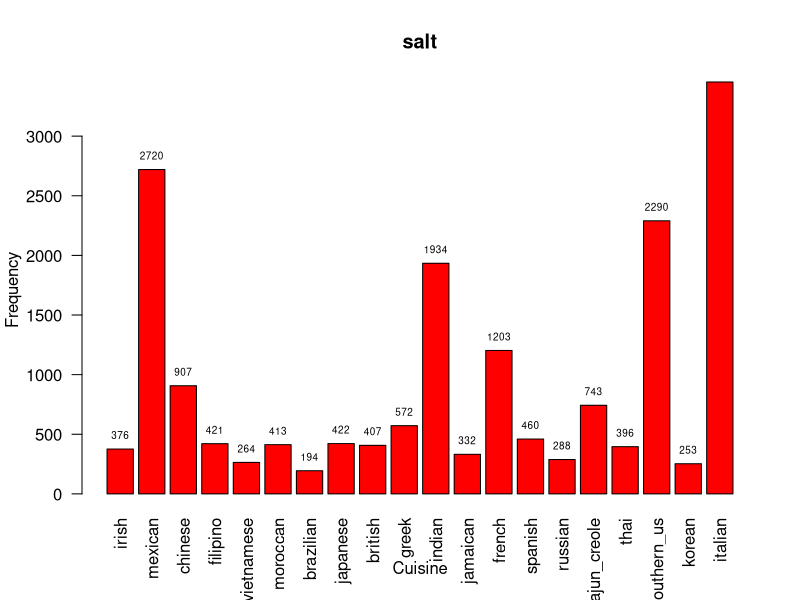
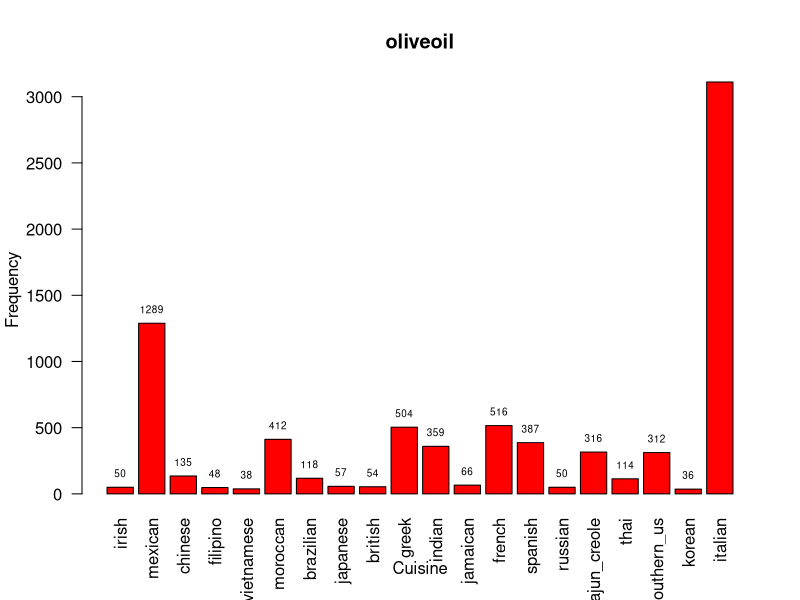
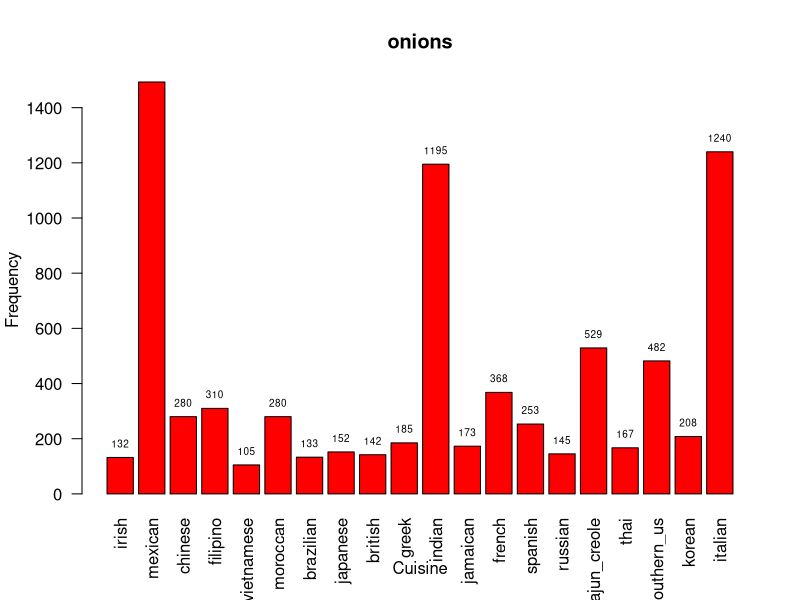
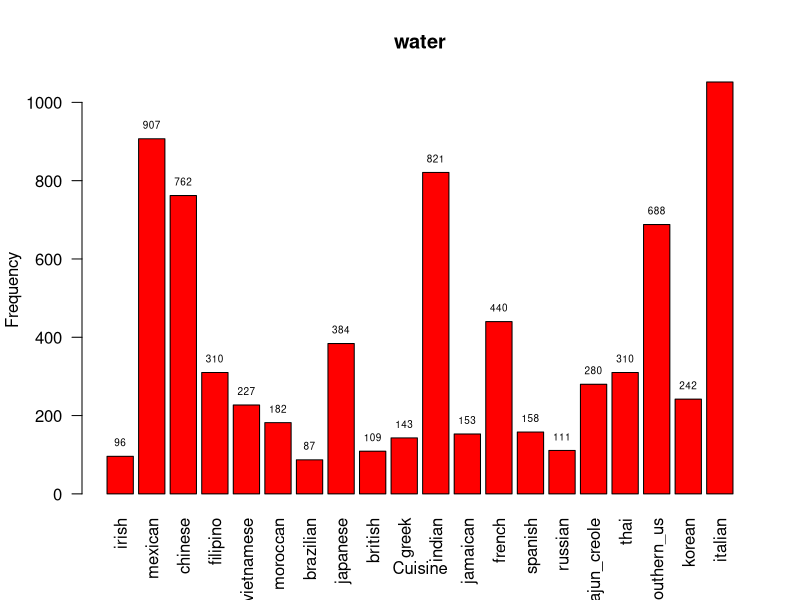
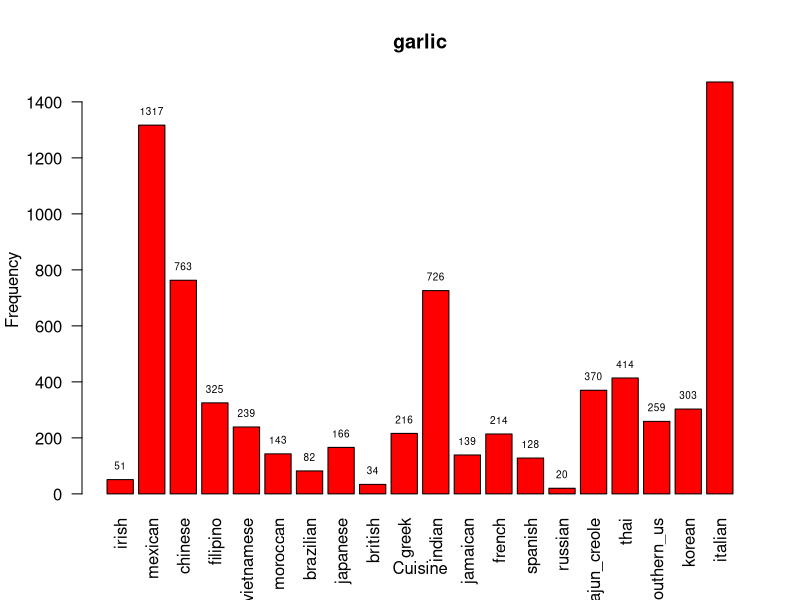
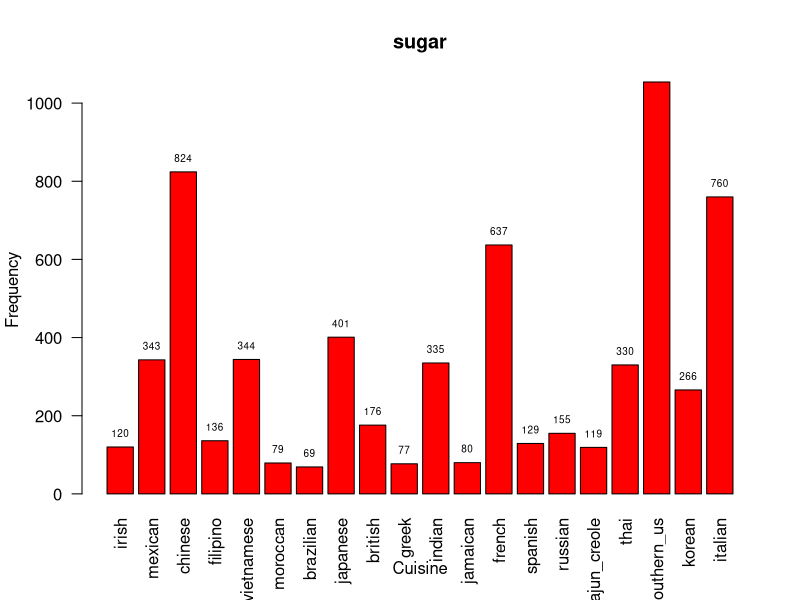
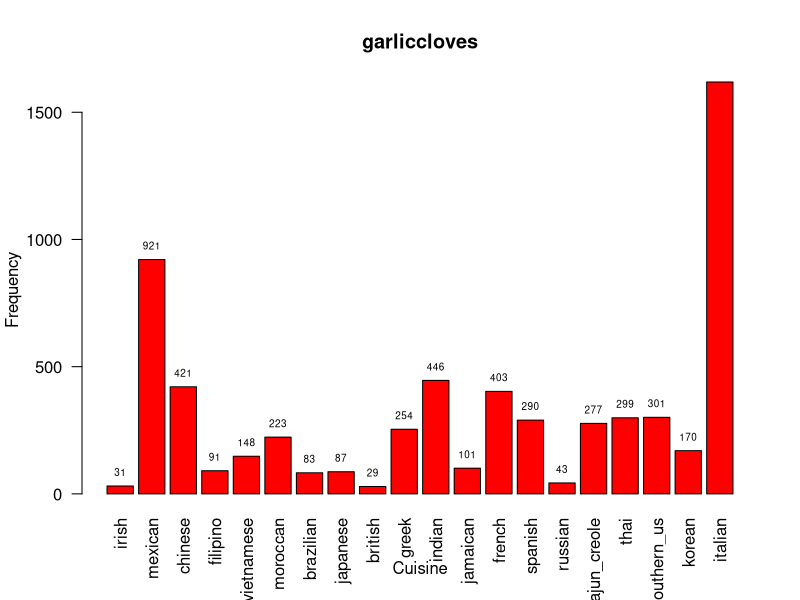
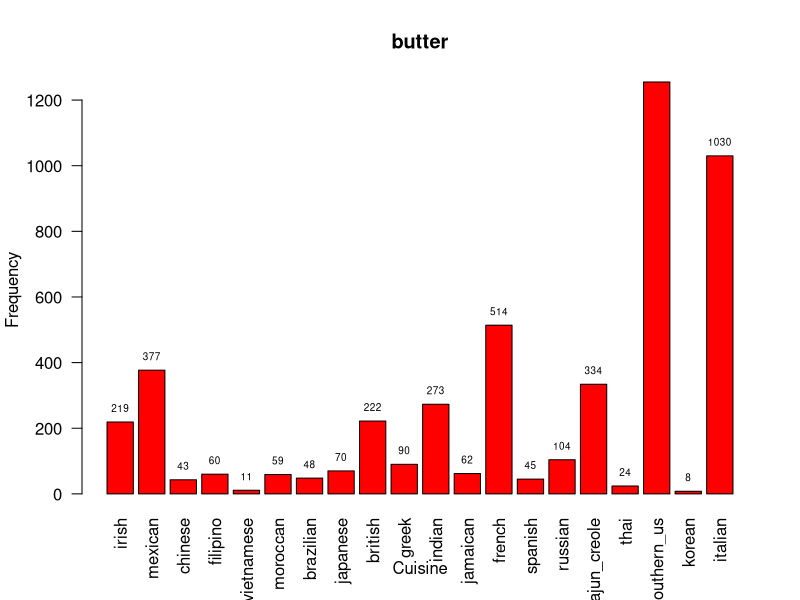

The R script that drew these images, in order:
data <- read.csv('matrix.csv')
ingredients <- read.csv('top10ings.csv')
x <- data$cuisine
List <- ingredients$ingredient
for (y in List) {
  print(y)
  xx<-barplot(data[[y]], names.arg = x, main = y, xlab = "Cuisine",
              ylab = "Frequency", las = 2, horiz = FALSE, col = "red")
  text(x = xx, y = data[[y]], label = data[[y]], pos = 3, cex = 0.6, col = "black")
  Sys.sleep(5)
}
